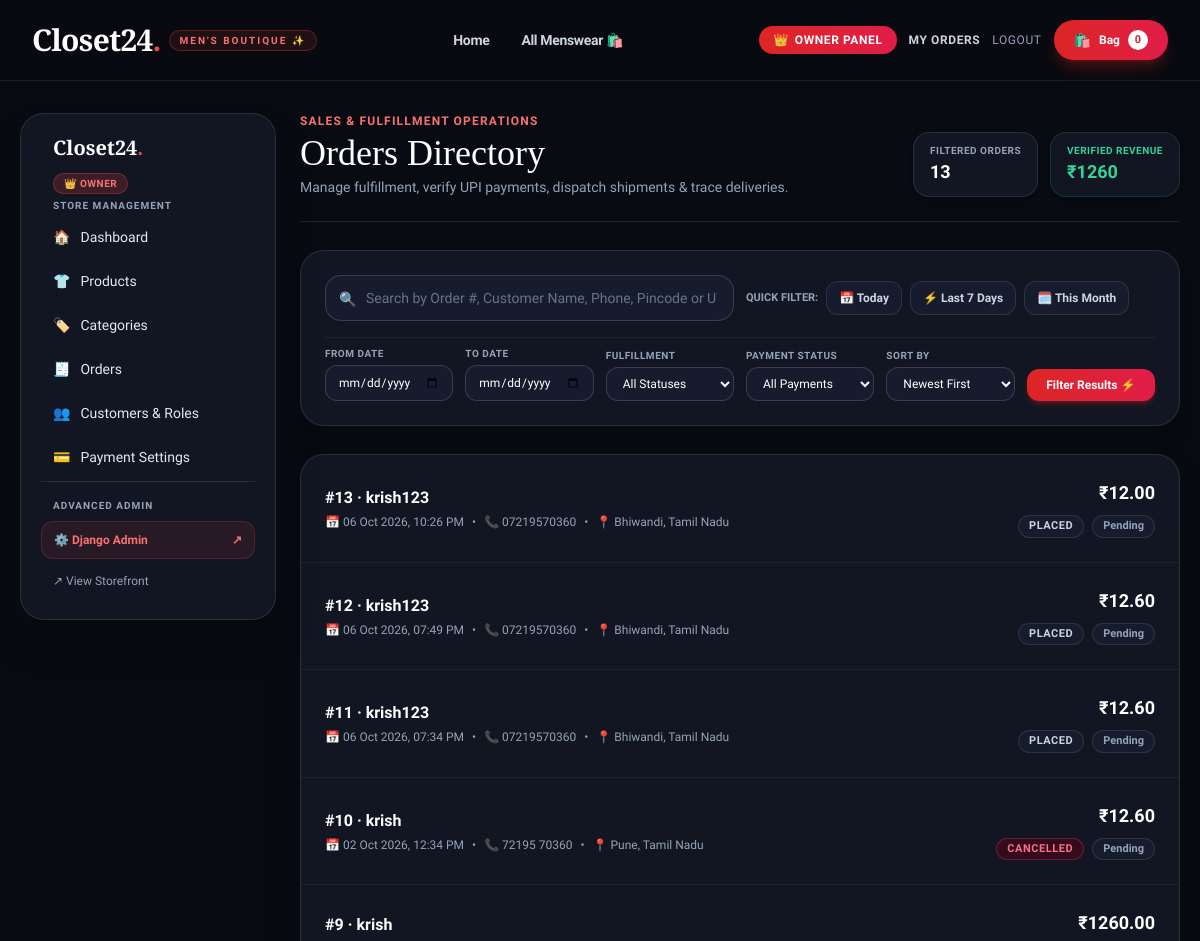
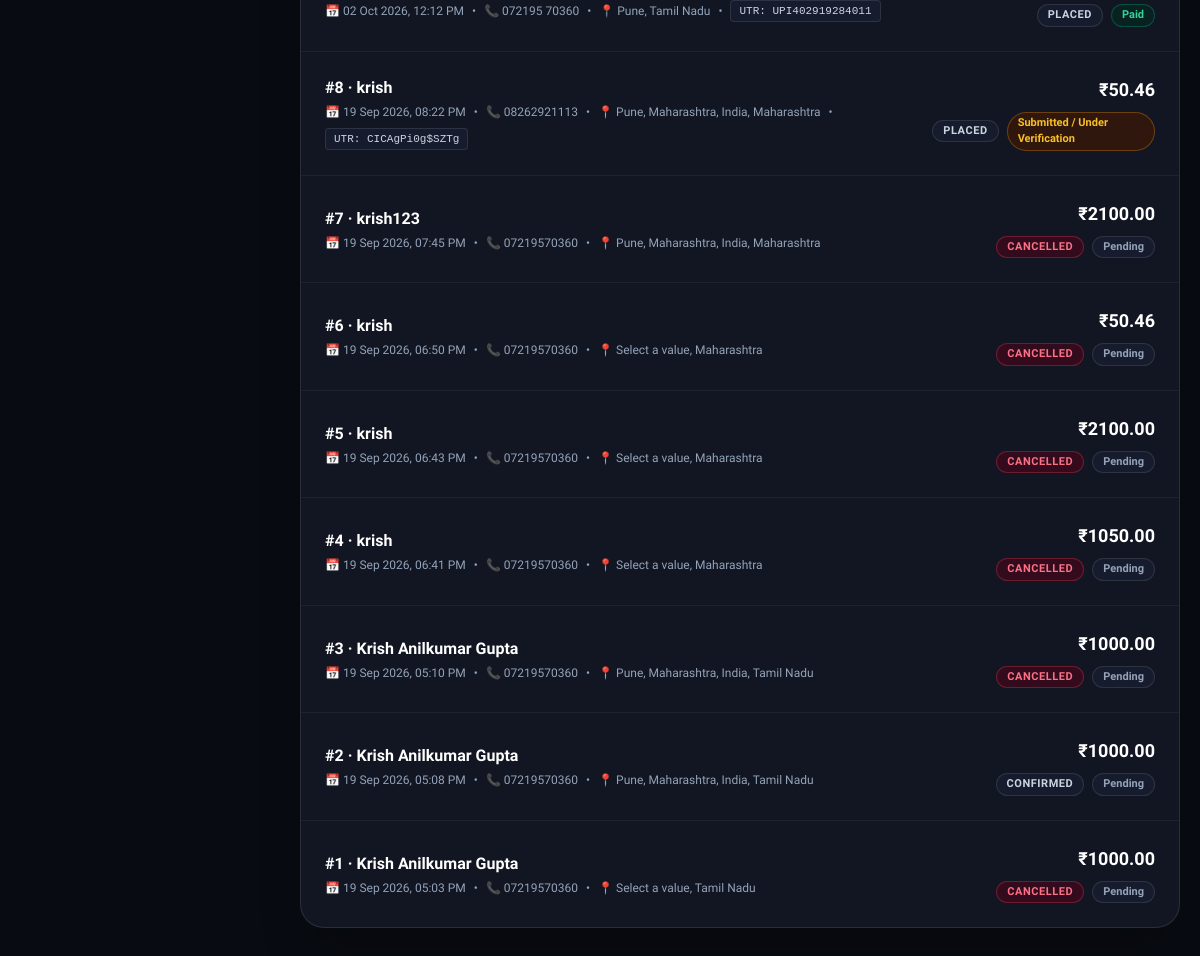
/owner/orders/ (signed in), run on the app's committed database (2 pictures, top to bottom).
### shop/models.py (models this page shows, shortened)
class Order(models.Model):
        STATUS_CHOICES = (
            ("placed", "Placed"),
            ("confirmed", "Confirmed"),
            ("packed", "Packed"),
            ("shipped", "Shipped"),
            ("delivered", "Delivered"),
            ("cancelled", "Cancelled"),
        )
        user = models.ForeignKey(User, on_delete=models.SET_NULL, null=True, blank=True, related_name="orders")
        full_name = models.CharField(max_length=120)
        phone = models.CharField(max_length=20)
        address = models.TextField()
        city = models.CharField(max_length=80)
        state = models.CharField(max_length=80, default="Tamil Nadu")
        pincode = models.CharField(max_length=10)
        subtotal = models.DecimalField(max_digits=12, decimal_places=2, default=Decimal("0"))
        cgst = models.DecimalField(max_digits=10, decimal_places=2, default=Decimal("0"))
        sgst = models.DecimalField(max_digits=10, decimal_places=2, default=Decimal("0"))
        igst = models.DecimalField(max_digits=10, decimal_places=2, default=Decimal("0"))
        total_tax = models.DecimalField(max_digits=10, decimal_places=2, default=Decimal("0"))
        total = models.DecimalField(max_digits=12, decimal_places=2, default=Decimal("0"))
        status = models.CharField(max_length=20, choices=STATUS_CHOICES, default="placed")
        payment_method = models.CharField(max_length=50, default="Google Pay / UPI")
        payment_reference = models.CharField(max_length=100, blank=True, help_text="UPI Transaction ID / UTR")
        payment_status = models.CharField(max_length=40, default="Pending")
        courier_partner = models.CharField(max_length=100, blank=True, help_text="e.g. Delhivery, Blue Dart, India Post")
        tracking_number = models.CharField(max_length=100, blank=True, help_text="AWB / Tracking Number")
        tracking_url = models.URLField(blank=True, help_text="Direct link to track shipment")
        stock_restored = models.BooleanField(default=False, help_text="Prevents duplicate stock replenishment on cancellation")
        created_at = models.DateTimeField(auto_now_add=True)
        class Meta:
            ordering = ["-created_at"]

### shop/views.py (the view)
    def _wrapped_view(request,*arg,**kwargs):
        if not is_owner_or_staff(request.user):
            messages.error(request,"Access restricted. Only store staff and owners can access this page.")
            return redirect("home")
        return view_func(request,*arg,**kwargs)

### shop/context_processors.py (called while the page is built)
def cart_count(request):
    cart = request.session.get("cart", {})
    return {"cart_count": sum(item.get("quantity", 0) for item in cart.values())}

def shop_settings(request):
    return {"shop_settings": ShopSettings.objects.first()}

def is_owner_check(request):
    if not request.user.is_authenticated:
        return {"is_owner": False,
                "is_staff_member":False,
                "is_store_admin":False,
                "user_role":"guest"
                }
    profile = Profile.objects.filter(user=request.user).first()
    if profile:
        role = profile.role
    elif request.user.is_superuser:
        role = "owner"
    elif request.user.is_staff:
        role = "staff"
    else:
        role = "customer"
    is_own = (role == "owner") or request.user.is_superuser
    is_stff = (role == "staff")
    return {"is_owner": is_own,
            "is_staff_member":is_stff,
            "is_store_admin":is_own or is_stff,
            "user_role":role}

### shop/views.py (called while the page is built)
def is_owner_or_staff(user):
    if not user.is_authenticated:
        return False
    if  user.is_superuser:
        return True
    profile = Profile.objects.filter(user=user).first()
    return profile is not None and profile.role in ["owner", "staff"]

def store_admin_required(view_func):
    def _wrapped_view(request,*arg,**kwargs):
        if not is_owner_or_staff(request.user):
            messages.error(request,"Access restricted. Only store staff and owners can access this page.")
            return redirect("home")
        return view_func(request,*arg,**kwargs)
    return login_required(_wrapped_view)

### templates/owner/orders.html (shortened to what this page needs)
{% extends "owner/base.html" %}
{% block owner_content %}
<div class="flex flex-col md:flex-row md:items-end justify-between border-b border-white/10 pb-6 mb-7 gap-4">
  <div>
    <p class="uppercase tracking-widest text-xs text-red-400 font-bold">Sales & Fulfillment Operations</p>
    <h1 class="display text-4xl mt-1 text-white">Orders Directory</h1>
    <p class="text-slate-400 mt-1 text-xs sm:text-sm">Manage fulfillment, verify UPI payments, dispatch shipments & trace deliveries.</p>
  </div>
  <div class="flex items-center gap-3">
    <div class="bg-[#111622] border border-white/10 rounded-2xl px-4 py-2.5 shadow-md">
      <span class="block text-[10px] uppercase font-bold text-slate-400 tracking-wider">Filtered Orders</span>
      <span class="text-lg font-bold text-white">{{ total_count }}</span>
    </div>
    <div class="bg-[#111622] border border-emerald-500/20 rounded-2xl px-4 py-2.5 shadow-md">
      <span class="block text-[10px] uppercase font-bold text-emerald-400 tracking-wider">Verified Revenue</span>
      <span class="text-lg font-bold text-emerald-400">₹{{ total_revenue|floatformat:0 }}</span>
    </div>
  </div>
</div>
<div class="bg-[#111622] border border-white/10 rounded-3xl p-5 sm:p-6 mb-7 shadow-xl">
  <form method="get" class="space-y-4">
    <div class="grid grid-cols-1 md:grid-cols-12 gap-3">
      <div class="md:col-span-6 relative">
        <input
          type="text"
          name="q"
          value="{{ query }}"
          placeholder="Search by Order #, Customer Name, Phone, Pincode or UTR..."
          class="w-full bg-[#161c2d] border border-white/15 rounded-2xl py-3 pl-10 pr-4 text-xs sm:text-sm text-white focus:outline-none focus:border-red-500 placeholder:text-slate-500 transition"
        >
        <span class="absolute left-3.5 top-3.5 text-slate-400 text-sm">🔍</span>
      </div>
      <div class="md:col-span-6 flex items-center gap-2 overflow-x-auto pb-1 md:pb-0">
        <span class="text-[11px] uppercase font-bold text-slate-400 shrink-0">Quick Filter:</span>
        <a href="?preset=today{% if current_status %}&status={{ current_status }}{% endif %}{% if current_payment_status %}&payment_status={{ current_payment_status }}{% endif %}"
           class="px-3 py-2 rounded-xl text-xs font-semibold shrink-0 transition border {% if current_preset == 'today' %}bg-red-600 border-red-500 text-white{% else %}bg-[#161c2d] border-white/10 text-slate-300 hover:border-white/20{% endif %}">
           📅 Today
        </a>
        <a href="?preset=week{% if current_status %}&status={{ current_status }}{% endif %}{% if current_payment_status %}&payment_status={{ current_payment_status }}{% endif %}"
           class="px-3 py-2 rounded-xl text-xs font-semibold shrink-0 transition border {% if current_preset == 'week' %}bg-red-600 border-red-500 text-white{% else %}bg-[#161c2d] border-white/10 text-slate-300 hover:border-white/20{% endif %}">
           ⚡ Last 7 Days
        </a>
        <a href="?preset=month{% if current_status %}&status={{ current_status }}{% endif %}{% if current_payment_status %}&payment_status={{ current_payment_status }}{% endif %}"
           class="px-3 py-2 rounded-xl text-xs font-semibold shrink-0 transition border {% if current_preset == 'month' %}bg-red-600 border-red-500 text-white{% else %}bg-[#161c2d] border-white/10 text-slate-300 hover:border-white/20{% endif %}">
           🗓️ This Month
        </a>
      </div>
    </div>
    <div class="grid grid-cols-2 sm:grid-cols-3 lg:grid-cols-6 gap-3 pt-2 border-t border-white/5 items-end">
      <div>
        <label class="block text-[10px] font-bold uppercase tracking-wider text-slate-400 mb-1">From Date</label>
        <input
          type="date"
          id="date_from"
          name="date_from"
          value="{{ date_from }}"
          onchange="validateDateRange()"
          class="w-full bg-[#161c2d] border border-white/15 rounded-xl py-2 px-3 text-xs text-white focus:outline-none focus:border-red-500"
        >
      </div>
      <div>
        <label class="block text-[10px] font-bold uppercase tracking-wider text-slate-400 mb-1">To Date</label>
        <input
          type="date"
          id="date_to"
          name="date_to"
          value="{{ date_to }}"
          onchange="validateDateRange()"
          class="w-full bg-[#161c2d] border border-white/15 rounded-xl py-2 px-3 text-xs text-white focus:outline-none focus:border-red-500"
        >
      </div>
      <div>
        <label class="block text-[10px] font-bold uppercase tracking-wider text-slate-400 mb-1">Fulfillment</label>
        <select name="status" class="w-full bg-[#161c2d] border border-white/15 rounded-xl py-2 px-3 text-xs text-white focus:outline-none focus:border-red-500">
          <option value="all">All Statuses</option>
        </select>
      </div>
      <div>
        <label class="block text-[10px] font-bold uppercase tracking-wider text-slate-400 mb-1">Payment Status</label>
        <select name="payment_status" class="w-full bg-[#161c2d] border border-white/15 rounded-xl py-2 px-3 text-xs text-white focus:outline-none focus:border-red-500">
          <option value="all">All Payments</option>
        </select>
      </div>
      <div>
        <label class="block text-[10px] font-bold uppercase tracking-wider text-slate-400 mb-1">Sort By</label>
        <select name="sort" class="w-full bg-[#161c2d] border border-white/15 rounded-xl py-2 px-3 text-xs text-white focus:outline-none focus:border-red-500">
          <option value="newest" {% if current_sort == "newest" %}selected{% endif %}>Newest First</option>
        </select>
      </div>
      <div>
        <button type="submit" class="w-full bg-gradient-to-r from-red-600 to-rose-600 hover:from-red-500 hover:to-rose-500 text-white rounded-xl py-2 px-3 text-xs font-bold transition shadow-md shadow-red-600/30">
          Filter Results ⚡
        </button>
      </div>
    </div>
  </form>
</div>
<div class="bg-[#111622] border border-white/10 rounded-3xl overflow-hidden shadow-2xl divide-y divide-white/5">
  {% for order in orders %}
  <a href="{% url 'owner_order_detail' order.id %}" class="block p-5 sm:p-6 hover:bg-[#161c2d] transition group">
    <div class="flex flex-col sm:flex-row sm:items-center justify-between gap-3">
      <div>
        <div class="flex items-center gap-2.5">
          <b class="text-white text-base group-hover:text-red-400 transition">#{{ order.id }} · {{ order.full_name }}</b>
        </div>
        <div class="flex flex-wrap items-center gap-2 text-xs text-slate-400 mt-1">
          <span>📅 {{ order.created_at|date:"d M Y, h:i A" }}</span>
          <span>•</span>
          <span>📞 {{ order.phone }}</span>
          <span>•</span>
          <span>📍 {{ order.city }}, {{ order.state }}</span>
          {% if order.payment_reference %}
          <span>•</span>
          <span class="font-mono text-slate-300 bg-[#161c2d] px-2 py-0.5 rounded border border-white/10 text-[11px]">UTR: {{ order.payment_reference }}</span>
          {% endif %}
        </div>
      </div>
      <div class="flex sm:flex-col items-center sm:items-end justify-between sm:justify-center gap-2">
        <b class="text-white text-lg block">₹{{ order.total|floatformat:2 }}</b>
        <div class="flex items-center gap-2">
          <span class="text-[11px] px-2.5 py-0.5 rounded-full font-semibold uppercase tracking-wider
            {% if order.status == 'delivered' %}bg-emerald-950/60 text-emerald-400 border border-emerald-500/30
            {% elif order.status == 'shipped' %}bg-blue-950/60 text-blue-400 border border-blue-500/30
            {% elif order.status == 'cancelled' %}bg-rose-950/60 text-rose-400 border border-rose-500/30
            {% else %}bg-[#161c2d] text-slate-300 border border-white/10{% endif %}">
            {{ order.get_status_display }}
          </span>
          <span class="text-[11px] px-2.5 py-0.5 rounded-full font-semibold
            {% if order.payment_status == 'Paid' %}bg-emerald-950/60 text-emerald-400 border border-emerald-500/30
            {% elif order.payment_status == 'Submitted / Under Verification' %}bg-amber-950/60 text-amber-400 border border-amber-500/30
            {% elif order.payment_status == 'Failed' %}bg-rose-950/60 text-rose-400 border border-rose-500/30
            {% else %}bg-[#161c2d] text-slate-400 border border-white/10{% endif %}">
            {{ order.payment_status }}
          </span>
        </div>
      </div>
    </div>
  </a>
  {% endfor %}
</div>
{% endblock %}

### templates/base.html (style rules this page uses)
body { font-family: 'Plus Jakarta Sans', sans-serif; background-color: #080b11; color: #f1f5f9; }
.display { font-family: 'Playfair Display', serif; }

### data on the page
Order: id "13", full_name "krish123", created_at "06 Oct 2026, 10:26 PM", phone "07219570360", city "Bhiwandi", state "Tamil Nadu", total "12.00", status "PLACED", payment_status "Pending"
Order: id "12", full_name "krish123", created_at "06 Oct 2026, 07:49 PM", phone "07219570360", city "Bhiwandi", state "Tamil Nadu", total "12.60", status "PLACED", payment_status "Pending"
Order: id "11", full_name "krish123", created_at "06 Oct 2026, 07:34 PM", phone "07219570360", city "Bhiwandi", state "Tamil Nadu", total "12.60", status "PLACED", payment_status "Pending"
Order: id "10", full_name "krish", created_at "02 Oct 2026, 12:34 PM", phone "72195 70360", city "Pune", state "Tamil Nadu", total "12.60", status "CANCELLED", payment_status "Pending"
Order: id "9", full_name "krish", created_at "02 Oct 2026, 12:12 PM", phone "072195 70360", city "Pune", state "Tamil Nadu", payment_reference "UPI402919284011", total "1260.00", status "PLACED", payment_status "Paid"
Order: id "8", full_name "krish", created_at "19 Sep 2026, 08:22 PM", phone "08262921113", city "Pune, Maharashtra, India", state "Maharashtra", payment_reference "CICAgPi0g$SZTg", total "50.46", status "PLACED", payment_status "Submitted / Under Verification"
Order: id "7", full_name "krish123", created_at "19 Sep 2026, 07:45 PM", phone "07219570360", city "Pune, Maharashtra, India", state "Maharashtra", total "2100.00", status "CANCELLED", payment_status "Pending"
Order: id "6", full_name "krish", created_at "19 Sep 2026, 06:50 PM", phone "07219570360", city "Select a value", state "Maharashtra", total "50.46", status "CANCELLED", payment_status "Pending"
Order: id "5", full_name "krish", created_at "19 Sep 2026, 06:43 PM", phone "07219570360", city "Select a value", state "Maharashtra", total "2100.00", status "CANCELLED", payment_status "Pending"
Order: id "4", full_name "krish", created_at "19 Sep 2026, 06:41 PM", phone "07219570360", city "Select a value", state "Maharashtra", total "1050.00", status "CANCELLED", payment_status "Pending"
Order: id "3", full_name "Krish Anilkumar Gupta", created_at "19 Sep 2026, 05:10 PM", phone "07219570360", city "Pune, Maharashtra, India", state "Tamil Nadu", total "1000.00", status "CANCELLED", payment_status "Pending"
Order: id "2", full_name "Krish Anilkumar Gupta", created_at "19 Sep 2026, 05:08 PM", phone "07219570360", city "Pune, Maharashtra, India", state "Tamil Nadu", total "1000.00", status "CONFIRMED", payment_status "Pending"
Order: id "1", full_name "Krish Anilkumar Gupta", created_at "19 Sep 2026, 05:03 PM", phone "07219570360", city "Select a value", state "Tamil Nadu", total "1000.00", status "CANCELLED", payment_status "Pending"

### other printed values
{{ cart_count }} "0"
{{ total_count }} "13"
{{ total_revenue|floatformat:0 }} "1260"
